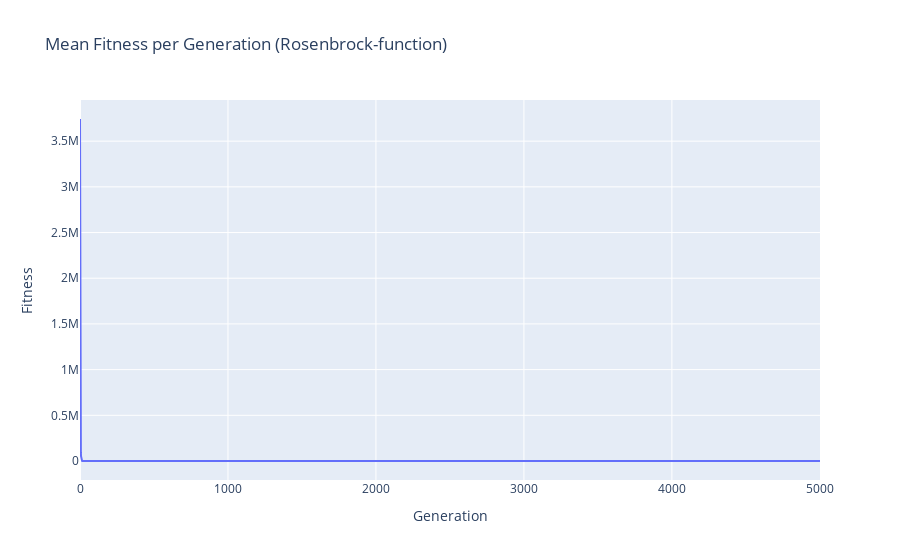

The code cell stored with this chart in its notebook:
### Code cell
title = f'Mean Fitness per Generation ({params_3["function"]}-{params_3["cost_function_type"]})'

exp_mean_fitness_per_generation(output_data_3, title)

### Figure 1 — Plotly figure (JSON) as saved in the notebook; plotly's stock layout.template omitted (floating-point values rounded to 4 significant figures; data arrays with more than 128 entries replaced by an {"elided": "..."} marker saying what was removed)
{"data": [{"mode": "lines", "type": "scatter", "x": {"elided": "5002 int values"}, "y": {"elided": "5002 float values"}}], "layout": {"title": {"text": "Mean Fitness per Generation (Rosenbrock-function)"}, "xaxis": {"title": {"text": "Generation"}}, "yaxis": {"title": {"text": "Fitness"}}}}
